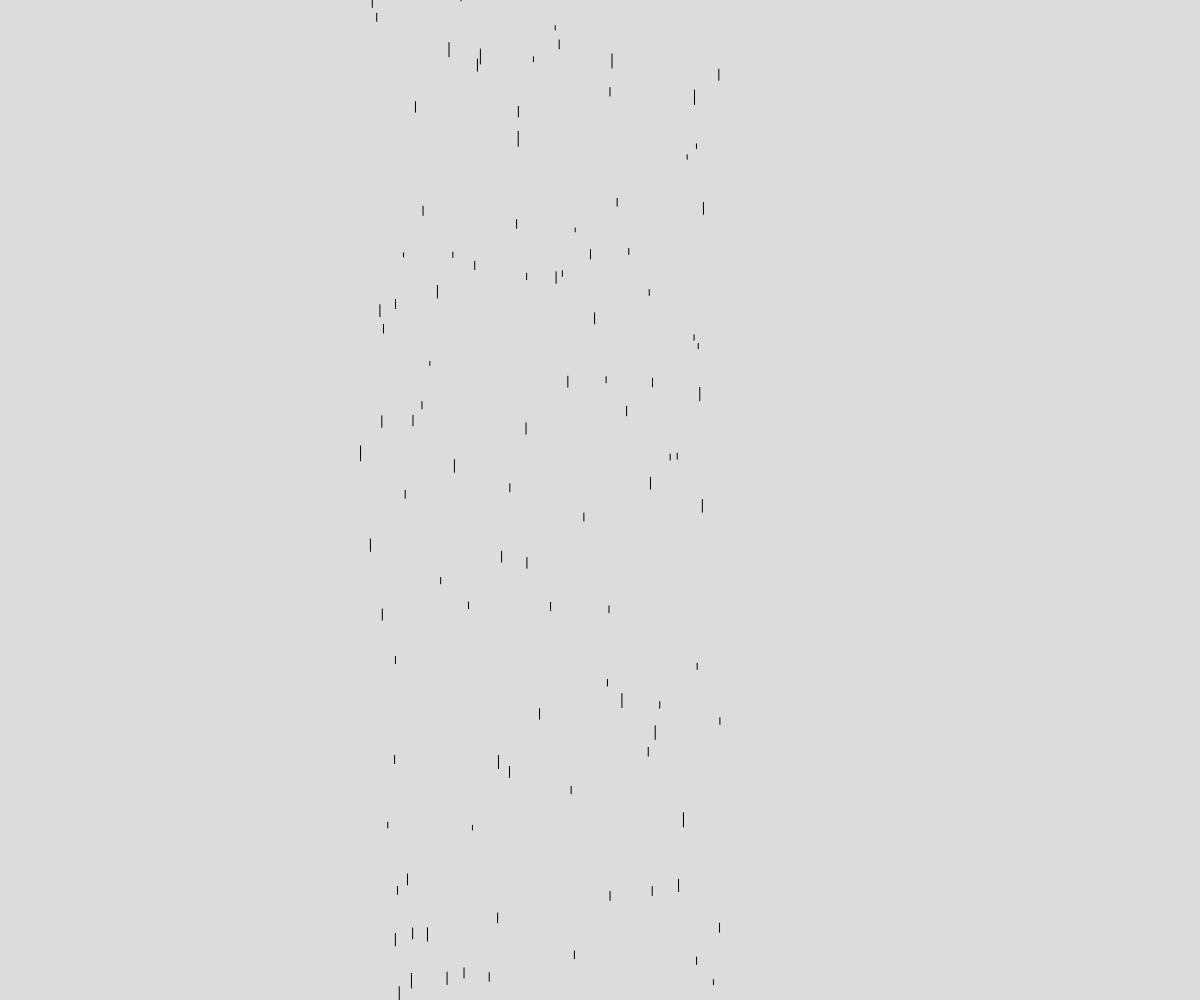
Frame 1 (no input)
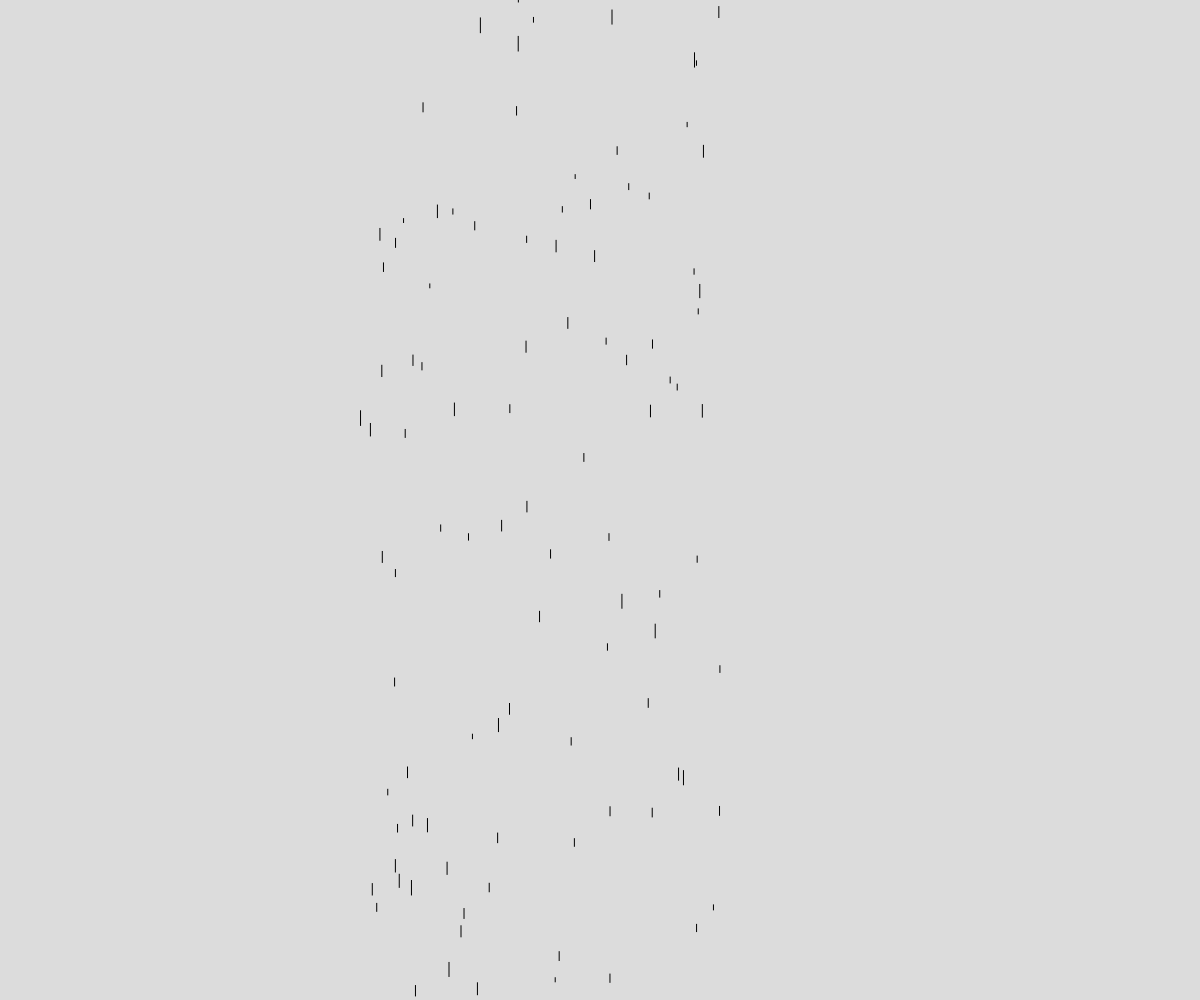
Frame 60 (no input)
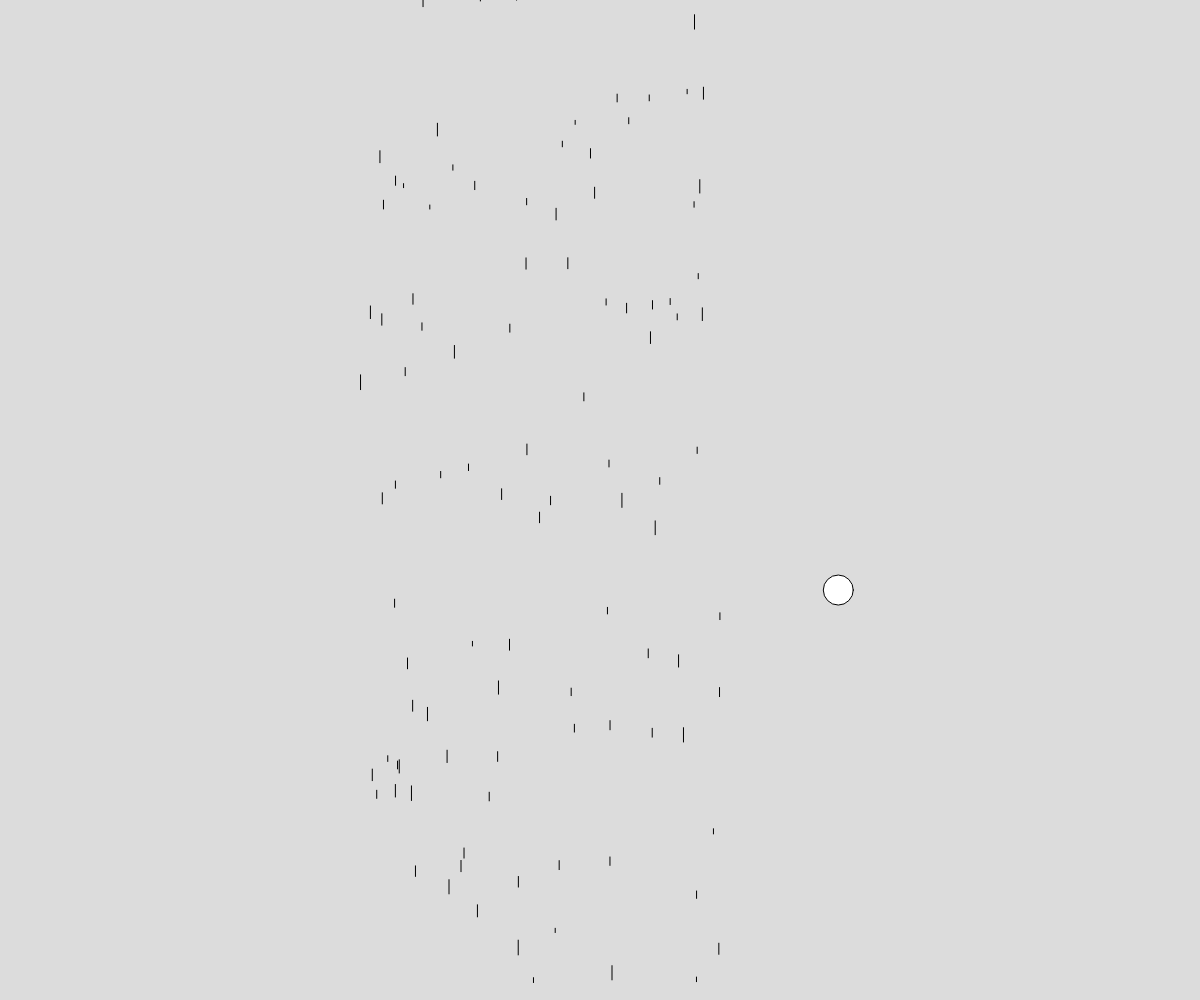
Frame 120 (the mouse pressed at the canvas centre since frame 60)

The p5.js sketch that drew these frames (run headless with seeded random() and noise() and a simulated clock; from frame 60 on, the mouse is pressed at the canvas centre):

// p5.js sketch
// ── sketch.js
// Objects and Forces
// Mr. Scott
// May 27, 2022
// Using Vectors for modeling motion


let particles = [];
let grav;
let myWind;

function setup() {
  createCanvas(windowWidth, windowHeight);
  grav = createVector(0, 0.1 );
  myWind = new WindZone(width * 0.3, width * 0.6, createVector(0,-0.15));
}

function mousePressed(){
  particles.push(new Particle(mouseX, mouseY));
}

function draw() {
  background(220);
  myWind.runWind();

  for(let p of particles){
    p.applyForce(grav);
    p.move();
    p.display();
  }
}


class WindLine{
  constructor(x){
    this.pos = createVector(x, random(height));
    this.vel = createVector(0, random(-2, -0.5));
    this.len = random(4,15);
  }

  //class methods
  move(){
    this.pos.add(this.vel);
    if(this.pos.y < 0){
      //gone off top of screen, so wrap around
      this.pos.y = height;
    }
  }

  display(){
    line(this.pos.x, this.pos.y, this.pos.x, this.pos.y - this.len);
  }

}


class WindZone{

  constructor(startX, endX, f){
    this.startX = startX;
    this.endX = endX;
    this.force = f;
    this.windLines = [];
    this.NUM_LINES = 100;
    this.initWind();
  }

  //class methods
  initWind(){
    for(let i = 0; i < this.NUM_LINES; i++){
      this.windLines.push(new WindLine(random(this.startX, this.endX)));
    }
  }

  runWind(){
    for(let w of this.windLines){
      w.move();
      w.display();
    }

  }
}














class Particle{
  //constructor
  constructor(x, y){
    this.pos = createVector(x,y);
    this.vel = createVector(random(3,5), random(-2,0));
    this.accel = createVector(0,0);
  }

  //class methods
  applyForce(f){
    //f → vector of a force to be applied on the current frame
    this.accel.add(f);
  }

  display(){
    circle(this.pos.x, this.pos.y, 30);
  }

  move(){
    this.vel.add(this.accel);
    this.pos.add(this.vel);
    this.accel.mult(0); //accel.x *= 0  accel.y *= 0
  }


}
